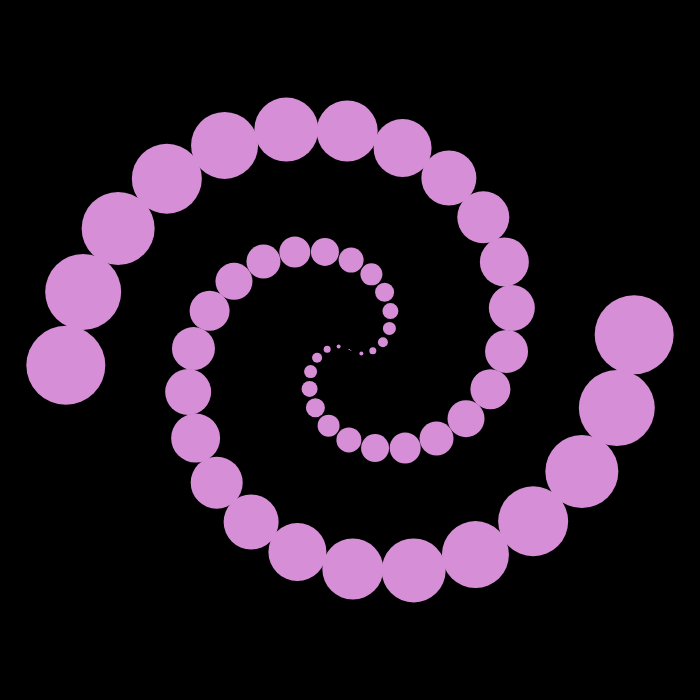
Frame 1 (no input)
Frame 60 (no input): identical to frame 1, image omitted
Frame 120 (the mouse pressed at the canvas centre since frame 60): identical to frame 1, image omitted

The p5.js sketch that drew this single still picture (run headless with seeded random() and noise() and a simulated clock; from frame 60 on, the mouse is pressed at the canvas centre):

// p5.js sketch
// ── sketch.js
let mid = {};
let shapePalette = [];
let shapeAlpha = 127;
function setup() {
  shapePalette = [
    color("#9a02a2"),
    color("#7f7eff"),
    color("#efe9f4"),
    color("#b8b8f3"),
    color("#d68fd6")
  ];
  shapePallete = [
    color("#9a02a2"),
    color("#d68fd6"),
    color("#d68fd6"),
    color("#d68fd6"),
    color("#d68fd6")
  ];
  createCanvas(700, 700);
  const bg = color("#000");
  background(bg);
  mid = {
    x: width / 2,
    y: height / 2
  };
  //noLoop();
  setupSeed();
  setupQueryVars();
}
var angle = 10;
var offset = 0;
var shapeSize = 1;
var whatever = 1;
var speed = 50;
var limit = 54; //000;alpha=127&alphaChange=25&angle=10
var shapesDrawn = 0;
var alphaChange = 25;
var shapeChange = 3;
var mc = 1.05;
var whateverspeed = 10;
var rotation = 0;
var rotationChange = 10;
function draw() {
  //console.log("draw");
  translate(width / 2, height / 2);

  const r = PI + rotation;
  rotation += rotationChange;
  push();
  rotate(r);
  pop();
  for (let shapeCount = 0; shapeCount < limit; shapeCount++) {
    //console.log(shapeCount);
    if (shapesDrawn == 0) {
      drawShapeAt({ mod: 1, useColor: color("#fff"), size: shapeSize });
    }

    //console.log(shapeCount, frameCount, shapeCount % frameCount);
    let col = color("#d68fd6"); //randomColorFromPallete();
    if (shapeCount == limit - 1) {
      col = color("#fff");
      console.log(shapeCount);
    }
    const m = shapesDrawn * 0.05;
    drawShapeAt({ mod: 1.1, useColor: col, fa: m });
    drawShapeAt({ mod: -1.1, useColor: col, fa: -1 * m });

    angle += speed;
    //scalar += speed;
    whatever += whateverspeed;
    shapeSize += shapeChange;
  }
}

function drawShapeAt({
  mod = 1,
  size = shapeSize,
  useColor = null,
  am = 1,
  aa = 0,
  fa = 0
}) {
  if (shapesDrawn > limit) return;

  var x = offset + cos(angle * am + aa) * whatever * mod + fa;
  var y = offset + sin(angle * am + aa) * whatever * mod + fa;

  fill(useColor || randomColorFromPallete());
  noStroke();
  ellipse(x, y, size, size);

  shapesDrawn++;
  fill(0);
  //text(shapesDrawn, x, y);
  if (shapeAlpha == 0) {
    shapeAlpha = alphaChange;
  } else {
    shapeAlpha += alphaChange;
  }
}

function randomFromArray(arr) {
  const i = Math.floor(random(0, arr.length));
  return arr[i];
}
function randomColorFromPallete() {
  let x = randomFromArray(shapePalette).levels;
  let r = color(x[0], x[1], x[2], shapeAlpha);
  return r;
}

function setupSeed() {
  const fromLocation = new URL(document.location).searchParams.get("seed");
  if (fromLocation) {
    window.seed = parseFloat(fromLocation);
  } else {
    window.seed = ceil(random(0, 1000000));
  }
  console.log(window.seed);
  randomSeed(window.seed);
}
function setupQueryVars() {
  const vars = new URL(document.location).searchParams;
  if (vars.get("alpha")) {
    shapeAlpha = parseInt(vars.get("alpha", 10));
  }
  if (vars.get("alphaChange")) {
    alphaChange = parseFloat(vars.get("alphaChange"));
  }
  if (vars.get("speed")) {
    speed = parseFloat(vars.get("speed"));
  }
  if (vars.get("angle")) {
    angle = parseFloat(vars.get("angle"));
  }
  if (vars.get("rotationChange")) {
    rotationChange = parseFloat(vars.get("rotationChange"));
  }
}
